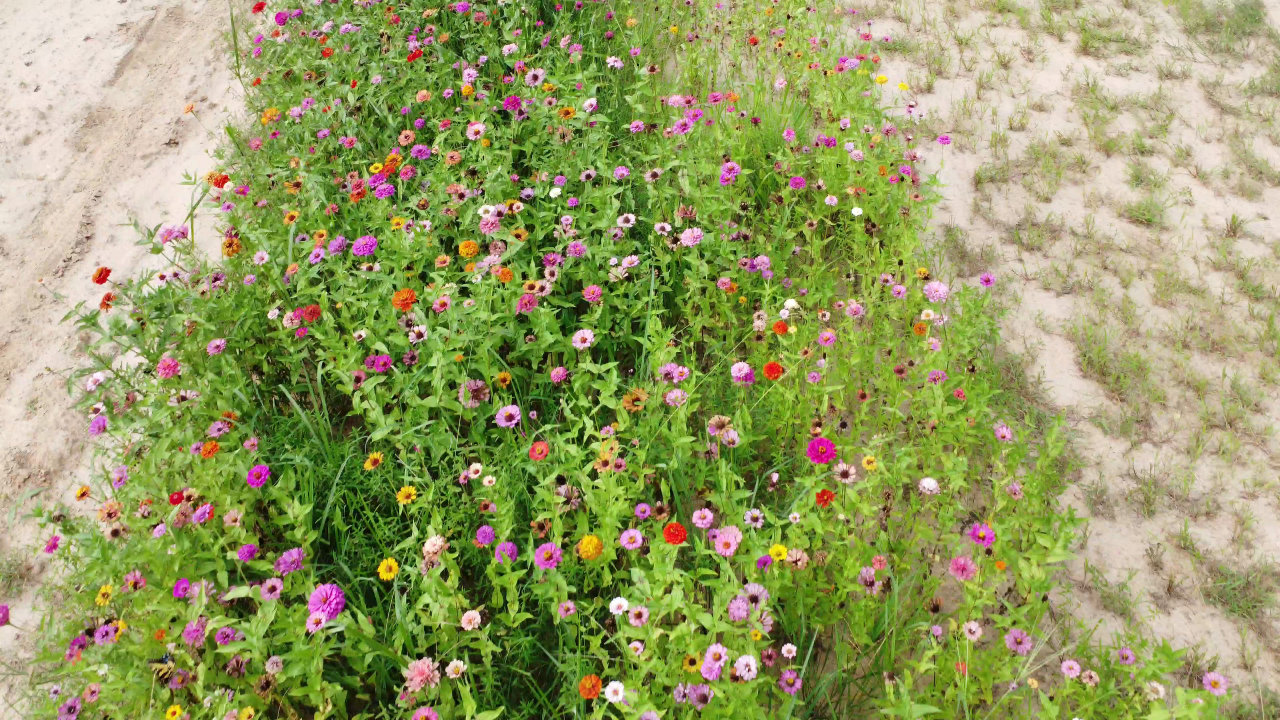
#> input picture selected_frames/frame_000156.jpg, 3840 x 2160 px (shown at 1/3 size); its folder holds only this picture in this run
$ python color_detector.py
#> lines starting #> are read from the running program, lines starting #| are printed output that depends on the picture; after the words box and inside, x2 and y2 are one past the last pixel; in counts of white or black regions, pixels touching at a corner belong together
#!/usr/bin/env python3
"""
Color-based Zinnia detector - no ML needed
Detects bright colored flowers against green/tan background
"""

import cv2
import numpy as np
import glob
import os

def has_dark_center(img, x, y, bw, bh, threshold=30):
    """Check if detection has a darker center (like a flower stigma)"""
    # Get center region (inner 40%)
    cx, cy = x + bw // 2, y + bh // 2
    inner_w, inner_h = max(5, bw // 3), max(5, bh // 3)

    x1_inner = max(0, cx - inner_w // 2)
    y1_inner = max(0, cy - inner_h // 2)
    x2_inner = min(img.shape[1], cx + inner_w // 2)
    y2_inner = min(img.shape[0], cy + inner_h // 2)

    # Get outer ring (the petals)
    x1_outer, y1_outer = x, y
    x2_outer, y2_outer = x + bw, y + bh

    # Sample brightness (use grayscale)
    gray = cv2.cvtColor(img, cv2.COLOR_BGR2GRAY) if len(img.shape) == 3 else img

    center_region = gray[y1_inner:y2_inner, x1_inner:x2_inner]
    outer_region = gray[y1_outer:y2_outer, x1_outer:x2_outer]

    if center_region.size == 0 or outer_region.size == 0:
        return False

    center_brightness = np.mean(center_region)
    outer_brightness = np.mean(outer_region)

    # Flower has darker center than edges
    return (outer_brightness - center_brightness) > threshold


def detect_zinnias_by_color(image_path, output_path=None, min_area=200, max_area=15000):
    """Detect zinnias using HSV color segmentation"""
#> called with image_path = 'selected_frames/frame_000156.jpg', min_area = 200, max_area = 15000

    img = cv2.imread(image_path)
#> img is the input picture: shape (2160, 3840, 3); mean B, G, R 98.5, 155.6, 149.6
    if img is None:
        return []

    h, w = img.shape[:2]
    hsv = cv2.cvtColor(img, cv2.COLOR_BGR2HSV)
#> hsv: shape (2160, 3840, 3); mean H, S, V 37.2, 121.1, 165.6

    # Flower colors - tuned to avoid sand/dried grass
    flower_ranges = [
        ([0, 100, 100], [10, 255, 255]),     # Red - higher saturation
        ([170, 100, 100], [180, 255, 255]),  # Red wrap
        ([10, 120, 100], [22, 255, 255]),    # Orange - tighter hue, higher sat
        ([22, 150, 120], [32, 255, 255]),    # Yellow - VERY high sat only
        ([140, 60, 100], [170, 255, 255]),   # Pink/Magenta
    ]

    # White/cream flowers - will validate with dark center check
    white_range = ([0, 0, 200], [180, 50, 255])

    # Create combined mask for colored flowers
    mask = np.zeros(hsv.shape[:2], dtype=np.uint8)
    for lower, upper in flower_ranges:
        m = cv2.inRange(hsv, np.array(lower), np.array(upper))
        mask = cv2.bitwise_or(mask, m)
#> this loop made 5 passes
#> pass 1, in detect_zinnias_by_color, `m = cv2.inRange(hsv, np.array(lower), np.array(upper))`:
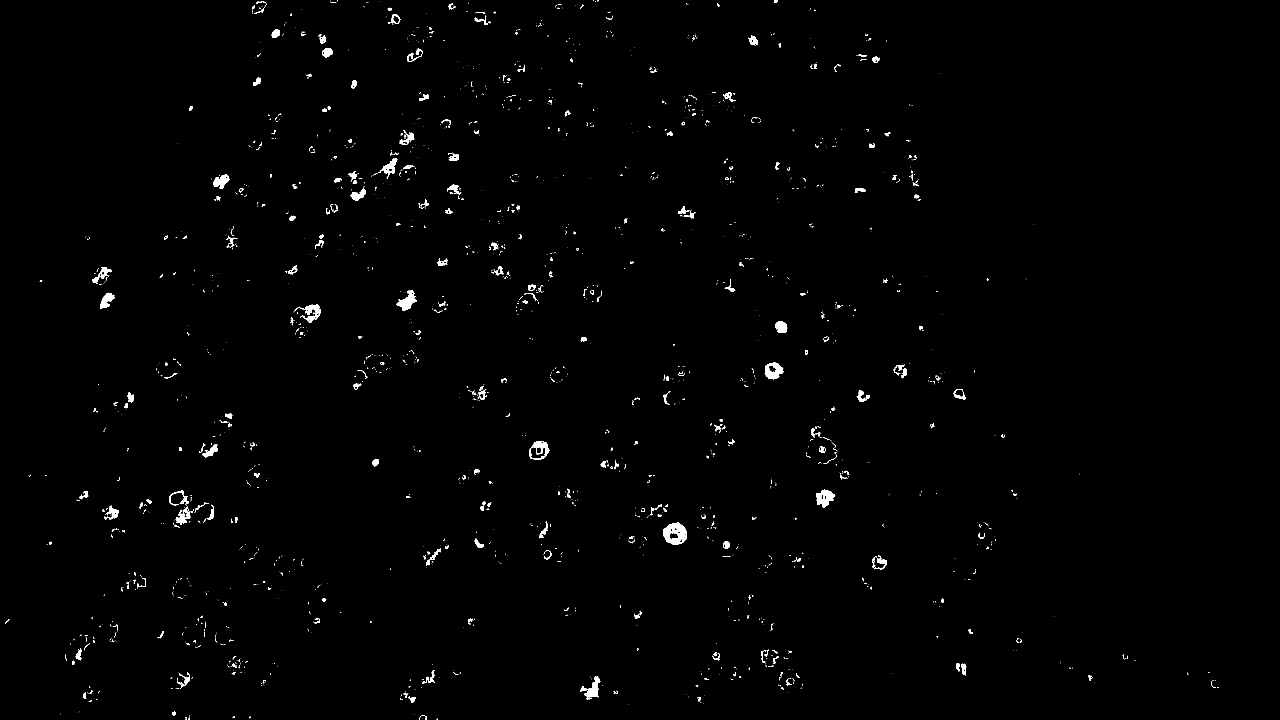
#> m: shape (2160, 3840) (shown at 1/3 size); 0.73% white; 2126 white regions (1749 under 20 px), largest, box (x1, y1, x2, y2) and area: (1991, 1566, 2061, 1633) 2883, (2448, 1469, 2506, 1523) 1739, (2294, 1087, 2350, 1138) 1729
#> after the loop:
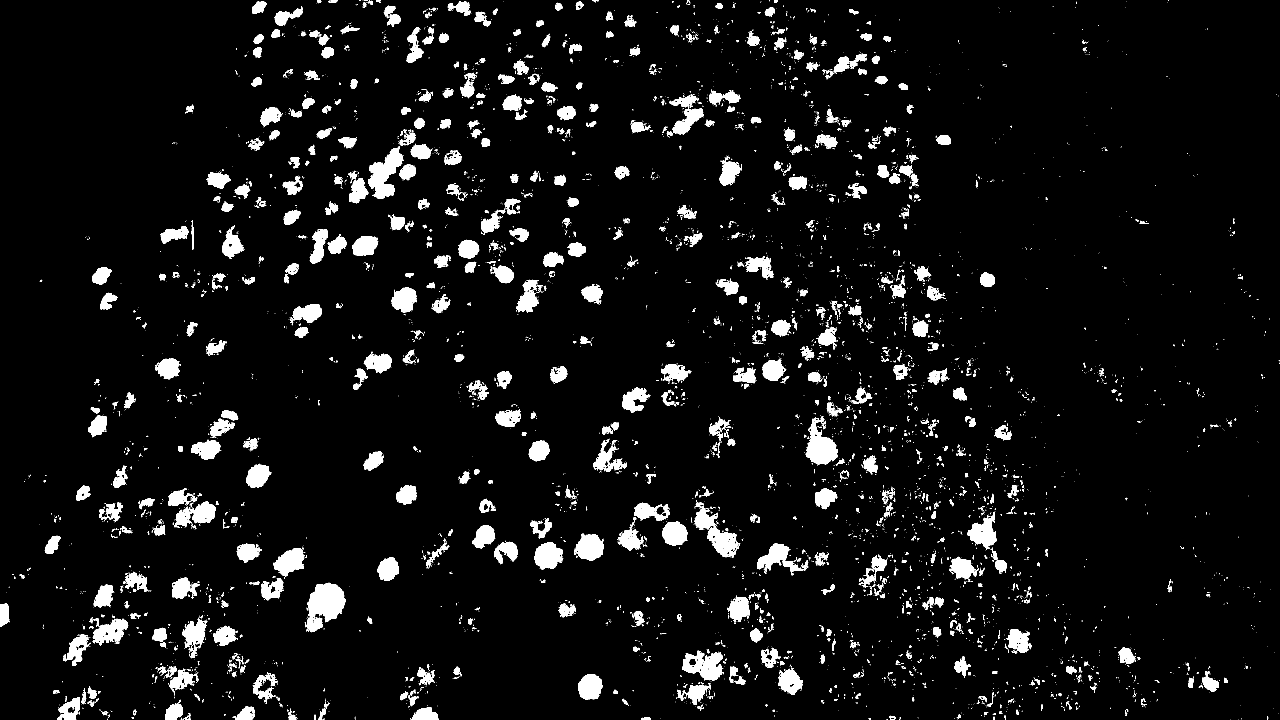
#> mask: shape (2160, 3840) (shown at 1/3 size); 5.9% white; 6822 white regions (5699 under 20 px), largest, box (x1, y1, x2, y2) and area: (920, 1750, 1036, 1895) 10758, (1104, 440, 1211, 596) 8019, (2418, 1252, 2514, 1396) 7023

    # Separate mask for white candidates
    white_mask = cv2.inRange(hsv, np.array(white_range[0]), np.array(white_range[1]))
#> white_mask: shape (2160, 3840); 18.7% white; 5053 white regions (4057 under 20 px), largest, box (x1, y1, x2, y2) and area: (0, 0, 768, 1481) 604319, (2743, 0, 3840, 908) 347467, (2604, 0, 2984, 396) 64498

    # Clean up masks
    kernel = np.ones((5, 5), np.uint8)
    mask = cv2.morphologyEx(mask, cv2.MORPH_CLOSE, kernel)
#> mask: shape (2160, 3840); 6.7% white; 3128 white regions (2134 under 20 px), largest, box (x1, y1, x2, y2) and area: (914, 1747, 1036, 1898) 11295, (2081, 1501, 2221, 1674) 8735, (1104, 440, 1211, 597) 8352
    mask = cv2.morphologyEx(mask, cv2.MORPH_OPEN, kernel)
#> mask: shape (2160, 3840); 6.1% white; 785 white regions (1 under 20 px), largest, box (x1, y1, x2, y2) and area: (915, 1749, 1036, 1895) 11253, (2082, 1507, 2218, 1672) 8460, (1104, 441, 1209, 596) 8295
    white_mask = cv2.morphologyEx(white_mask, cv2.MORPH_CLOSE, kernel)
#> white_mask: shape (2160, 3840); 20% white; 2375 white regions (1699 under 20 px), largest, box (x1, y1, x2, y2) and area: (0, 0, 768, 1575) 665361, (2497, 0, 3840, 1256) 554905, (3563, 1390, 3840, 1704) 39059
    white_mask = cv2.morphologyEx(white_mask, cv2.MORPH_OPEN, kernel)
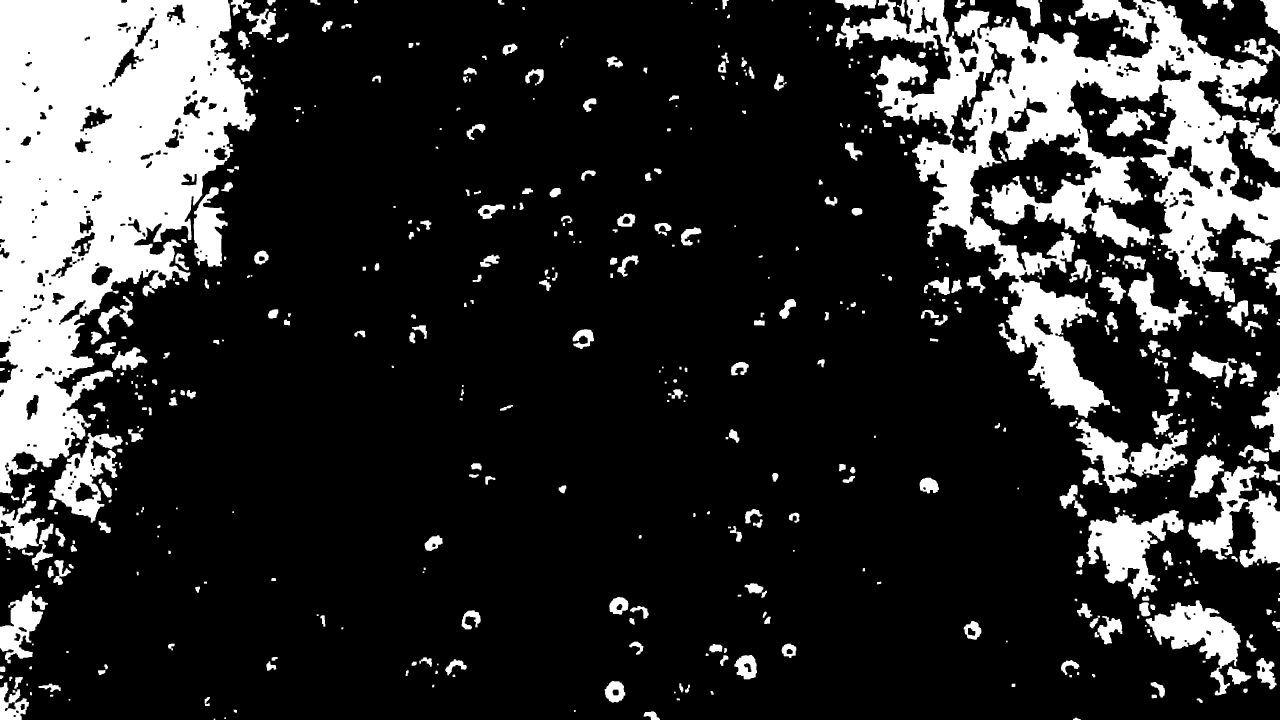
#> white_mask: shape (2160, 3840) (shown at 1/3 size); 19.5% white; 608 white regions (1 under 20 px)

    detections = []

    # Process colored flowers (no extra validation needed)
    contours, _ = cv2.findContours(mask, cv2.RETR_EXTERNAL, cv2.CHAIN_APPROX_SIMPLE)
#> contours = 785 contours, 46 with area under 20; largest, box (x1, y1, x2, y2) and area: (915, 1749, 1036, 1895) 10976, (2082, 1507, 2218, 1672) 8252, (1104, 441, 1209, 596) 8032, (2416, 1249, 2514, 1393) 7542, (2048, 1953, 2170, 2042) 7000
    for contour in contours:
        area = cv2.contourArea(contour)
        if min_area < area < max_area:
            x, y, bw, bh = cv2.boundingRect(contour)
            aspect = max(bw, bh) / (min(bw, bh) + 1)
            if aspect < 3:
                detections.append({
                    'bbox': (x, y, bw, bh),
                    'center': (x + bw//2, y + bh//2),
                    'area': area,
                    'type': 'colored'
                })
#> this loop made 785 passes
#> (area, x, y, bw, bh, aspect) on passes 13, 15, 19, 23, 24, 32, 33, 42: (429.5, 863, 2130, 28, 30, 1.03), (2113, 1232, 2123, 84, 37, 2.21), (1636, 702, 2119, 62, 41, 1.48), (395.5, 956, 2112, 28, 48, 1.66), (1962.5, 495, 2109, 54, 51, 1.04), (2901.5, 173, 2093, 67, 67, 0.985), (372.5, 1228, 2089, 27, 27, 0.964), (309.5, 1200, 2077, 25, 23, 1.04)
#> after the loop, detections = 323 items

    # Process white candidates - require dark center
    white_contours, _ = cv2.findContours(white_mask, cv2.RETR_EXTERNAL, cv2.CHAIN_APPROX_SIMPLE)
#> white_contours = 598 contours, 51 with area under 20; largest, box (x1, y1, x2, y2) and area: (0, 0, 768, 1480) 669704, (2506, 0, 3840, 1254) 573274, (3259, 1530, 3551, 1796) 34480, (3437, 1801, 3722, 2006) 28185, (3227, 1258, 3563, 1481) 27574
    white_accepted = 0
    white_rejected = 0
    for contour in white_contours:
        area = cv2.contourArea(contour)
        if min_area < area < max_area:
            x, y, bw, bh = cv2.boundingRect(contour)
            aspect = max(bw, bh) / (min(bw, bh) + 1)
            if aspect < 3:
                # Check for dark center (flower stigma)
                if has_dark_center(img, x, y, bw, bh, threshold=20):
                    detections.append({
                        'bbox': (x, y, bw, bh),
                        'center': (x + bw//2, y + bh//2),
                        'area': area,
                        'type': 'white'
                    })
                    white_accepted += 1
                else:
                    white_rejected += 1
#> this loop made 598 passes
#> (area, x, y, bw, bh, aspect, cx in has_dark_center, cy in has_dark_center) on passes 4, 22, 25, 26, 27, 28, 37, 38: (684.5, 1931, 2134, 49, 26, 1.81, 1955, 2147), (672.5, 116, 2051, 66, 25, 2.54, 149, 2063), (5209.5, 0, 2047, 87, 113, 1.28, 43, 2103), (809, 3452, 2046, 43, 47, 1.07, 3473, 2069), (2882.5, 1814, 2043, 62, 65, 1.03, 1845, 2075), (414.5, 43, 2031, 25, 35, 1.35, 55, 2048), (216, 294, 2010, 22, 15, 1.38, 305, 2017), (1646.5, 3631, 2002, 59, 84, 1.4, 3660, 2044)

    # Draw results if output path provided
    if output_path:
        result = img.copy()
        for det in detections:
            x, y, bw, bh = det['bbox']
            cv2.rectangle(result, (x, y), (x+bw, y+bh), (0, 255, 0), 2)
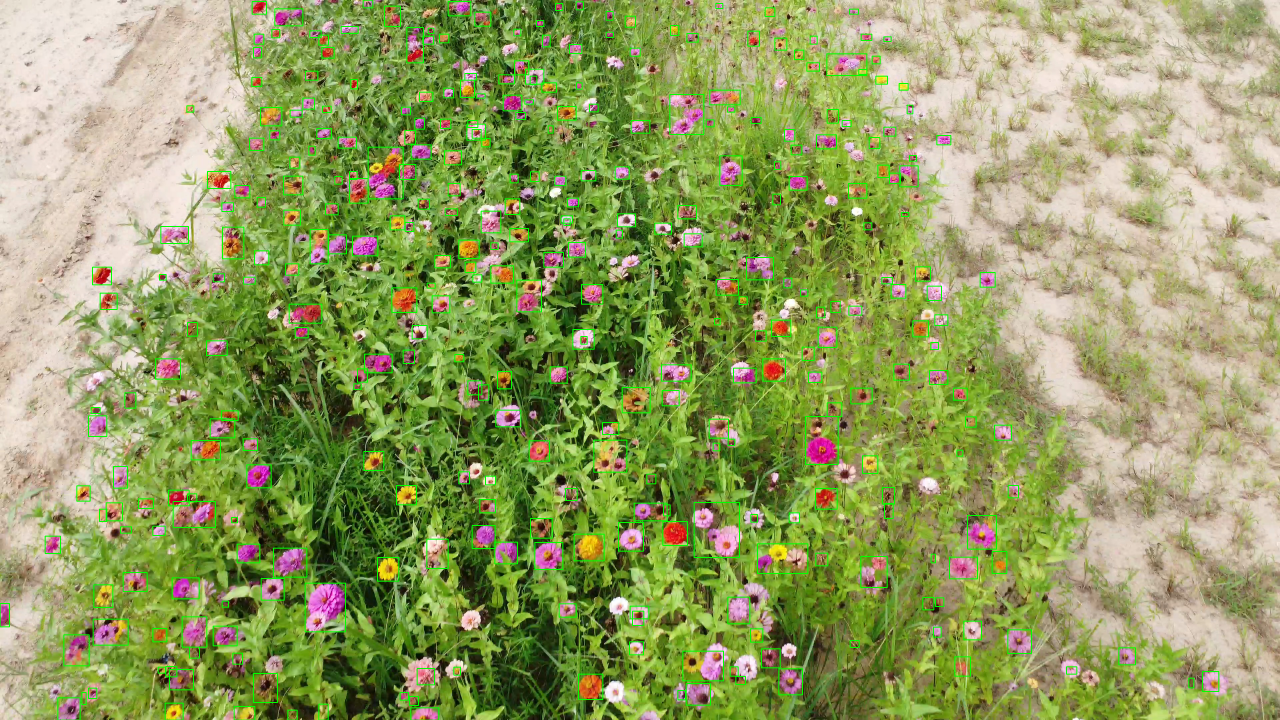
#> result: shape (2160, 3840, 3) (shown at 1/3 size); mean B, G, R 96.7, 158, 146.5
        cv2.putText(result, f"Detected: {len(detections)} flowers",
                    (10, 30), cv2.FONT_HERSHEY_SIMPLEX, 1, (0, 255, 0), 2)
        cv2.imwrite(output_path, result)

    return detections


def process_frames(frames_dir="selected_frames", output_dir="outputs/color_detection"):
    """Process all frames with color detection"""
    os.makedirs(output_dir, exist_ok=True)

    frame_files = sorted(glob.glob(f"{frames_dir}/frame_*.jpg"))

    total = 0
    for frame_path in frame_files:
        frame_name = os.path.basename(frame_path)
        output_path = os.path.join(output_dir, f"detected_{frame_name}")

        detections = detect_zinnias_by_color(frame_path, output_path)
        print(f"{frame_name}: {len(detections)} flowers")
#| frame_000156.jpg: 339 flowers
        total += len(detections)

    print(f"\nTotal: {total} flowers across {len(frame_files)} frames")
#| Total: 339 flowers across 1 frames
    print(f"Output saved to: {output_dir}/")
    return total


if __name__ == "__main__":
    process_frames()
